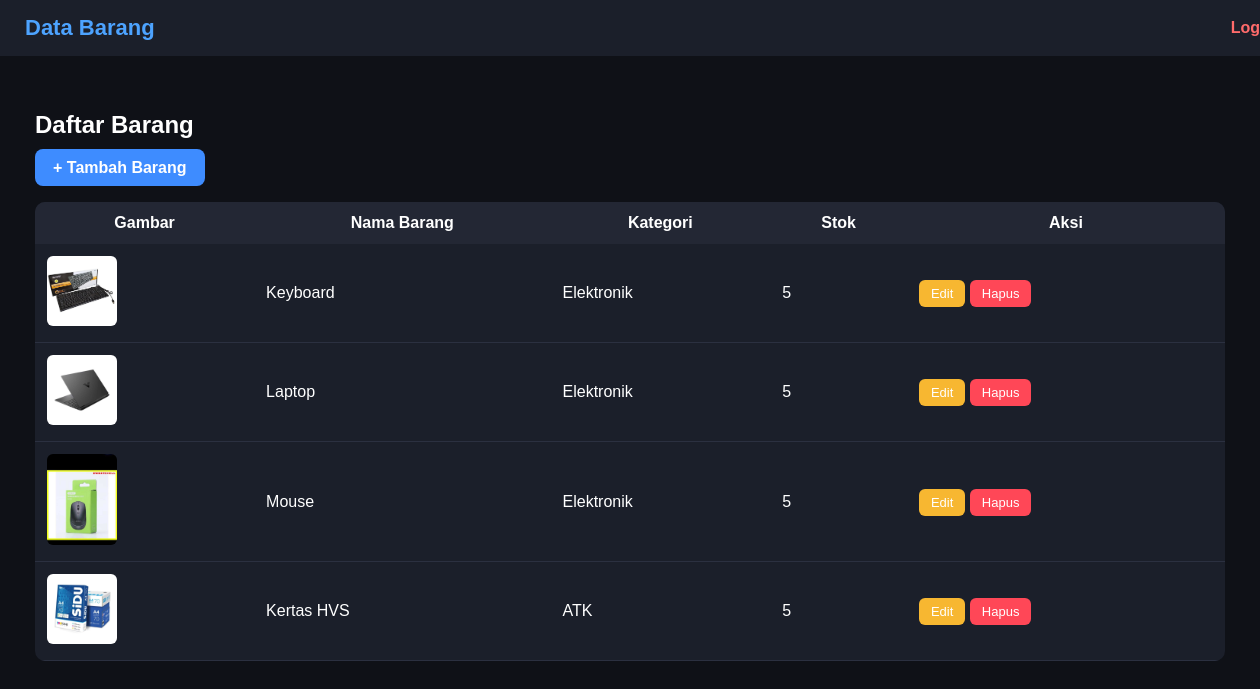
The page /inventory_db/admin/barang/index.php (signed in) on the database its author committed.
### tables this page shows
CREATE TABLE `barang` (
  `id_barang` int(11) NOT NULL,
  `nama_barang` varchar(100) NOT NULL,
  `id_kategori` int(11) NOT NULL,
  `stok` int(11) NOT NULL,
  `gambar` varchar(255) DEFAULT NULL
);

CREATE TABLE `kategori` (
  `id_kategori` int(11) NOT NULL,
  `nama_kategori` varchar(100) NOT NULL
);

### inventory_db/admin/barang/index.php (the view, shortened to what this page needs)
<?php
include "../koneksi.php";
?>
<!DOCTYPE html>
<html>
<head>
</head>
<body>
<div class="navbar">
    <h1>Data Barang</h1>
    <a href="../dashboard.php">Logout</a>
</div>
<div class="container">
    <div class="title-box">
        <h2>Daftar Barang</h2>
        <a href="tambah.php" class="btn-tambah">+ Tambah Barang</a>
    </div>
    <table>
        <tr>
            <th>Gambar</th>
            <th>Nama Barang</th>
            <th>Kategori</th>
            <th>Stok</th>
            <th>Aksi</th>
        </tr>
        <?php
        $query = mysqli_query($koneksi,
        "SELECT barang.*, kategori.nama_kategori
         FROM barang
         LEFT JOIN kategori ON barang.id_kategori = kategori.id_kategori
         ORDER BY id_barang DESC");
        while ($row = mysqli_fetch_assoc($query)):
        ?>
        <tr>
            <td>
                <?php if ($row['gambar']): ?>
                    <img src="uploads/<?= $row['gambar'] ?>" class="foto-barang">
                <?php else: ?>
                    <span style="color:#888;">Tidak ada foto</span>
                <?php endif; ?>
            </td>
            <td><?= $row['nama_barang'] ?></td>
            <td><?= $row['nama_kategori'] ?: "-" ?></td>
            <td><?= $row['stok'] ?></td>
            <td>
                <a href="edit.php?id=<?= $row['id_barang'] ?>" class="btn-edit">Edit</a>
                <a href="hapus.php?id=<?= $row['id_barang'] ?>" class="btn-delete" onclick="return confirm('Yakin ingin menghapus?')">Hapus</a>
            </td>
        </tr>
        <?php endwhile; ?>
    </table>
</div>
</body>
</html>

### inventory_db/admin/barang/index.php (style rules this page uses)
body { margin: 0; padding: 0; background: #0f1117; font-family: Arial, sans-serif; color: #fff; }
.navbar { width: 100%; background: #1b1f2a; padding: 15px 25px; display: flex; justify-content: space-between; align-items: center; }
.navbar h1 { margin: 0; font-size: 22px; color: #4da3ff; }
.navbar a { color: #ff6b6b; text-decoration: none; font-weight: bold; }
.container { padding: 35px; }
.title-box { margin-bottom: 25px; }
.btn-tambah { background: #3e8cff; padding: 10px 18px; border-radius: 8px; text-decoration: none; color: #fff; font-weight: bold; }
table { width: 100%; border-collapse: collapse; background: #1b1f2a; border-radius: 10px; overflow: hidden; }
table th { background: #232734; padding: 12px; }
table td { padding: 12px; border-bottom: 1px solid #2b3040; }
.foto-barang { width: 70px; border-radius: 6px; }
.btn-edit { padding: 6px 12px; background: #f7b731; border-radius: 6px; color: #fff; text-decoration: none; font-size: 13px; }
.btn-delete { padding: 6px 12px; background: #ff4757; border-radius: 6px; color: #fff; text-decoration: none; font-size: 13px; }

### rows shown on the page
barang: gambar (picture), nama_barang "Keyboard", id_kategori.nama_kategori "Elektronik", stok "5"
barang: gambar (picture), nama_barang "Laptop", id_kategori.nama_kategori "Elektronik", stok "5"
barang: gambar (picture), nama_barang "Mouse", id_kategori.nama_kategori "Elektronik", stok "5"
barang: gambar (picture), nama_barang "Kertas HVS", id_kategori.nama_kategori "ATK", stok "5"
